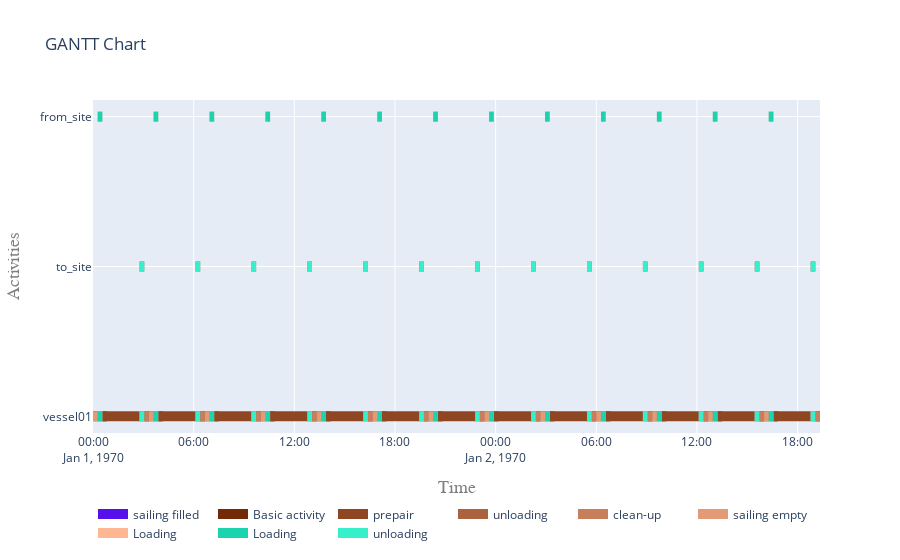

Notebook code cell kept with this figure:
### Code cell
plot.get_gantt_chart([vessel01, from_site, to_site], id_map=[while_activity])

### Figure 1 — Plotly figure (JSON) as saved in the notebook; plotly's stock layout.template omitted (floating-point values rounded to 4 significant figures; data arrays with more than 128 entries replaced by an {"elided": "..."} marker saying what was removed)
{"data": [{"connectgaps": false, "hoverinfo": "y+name", "line": {"color": "rgb(87,15,235)", "width": 10}, "mode": "lines", "name": "sailing filled", "type": "scatter", "x": ["1970-01-01T00:33:20", "1970-01-01T00:33:20", "1970-01-01T00:50:00", "1970-01-01T00:50:00", "1970-01-01T00:50:00", "1970-01-01T03:53:20", "1970-01-01T03:53:20", "1970-01-01T04:10:00", "1970-01-01T04:10:00", "1970-01-01T04:10:00", "1970-01-01T07:13:20", "1970-01-01T07:13:20", "1970-01-01T07:30:00", "1970-01-01T07:30:00", "1970-01-01T07:30:00", "1970-01-01T10:33:20", "1970-01-01T10:33:20", "1970-01-01T10:50:00", "1970-01-01T10:50:00", "1970-01-01T10:50:00", "1970-01-01T13:53:20", "1970-01-01T13:53:20", "1970-01-01T14:10:00", "1970-01-01T14:10:00", "1970-01-01T14:10:00", "1970-01-01T17:13:20", "1970-01-01T17:13:20", "1970-01-01T17:30:00", "1970-01-01T17:30:00", "1970-01-01T17:30:00", "1970-01-01T20:33:20", "1970-01-01T20:33:20", "1970-01-01T20:50:00", "1970-01-01T20:50:00", "1970-01-01T20:50:00", "1970-01-01T23:53:20", "1970-01-01T23:53:20", "1970-01-02T00:10:00", "1970-01-02T00:10:00", "1970-01-02T00:10:00", "1970-01-02T03:13:20", "1970-01-02T03:13:20", "1970-01-02T03:30:00", "1970-01-02T03:30:00", "1970-01-02T03:30:00", "1970-01-02T06:33:20", "1970-01-02T06:33:20", "1970-01-02T06:50:00", "1970-01-02T06:50:00", "1970-01-02T06:50:00", "1970-01-02T09:53:20", "1970-01-02T09:53:20", "1970-01-02T10:10:00", "1970-01-02T10:10:00", "1970-01-02T10:10:00", "1970-01-02T13:13:20", "1970-01-02T13:13:20", "1970-01-02T13:30:00", "1970-01-02T13:30:00", "1970-01-02T13:30:00", "1970-01-02T16:33:20", "1970-01-02T16:33:20", "1970-01-02T16:50:00", "1970-01-02T16:50:00", "1970-01-02T16:50:00"], "y": ["vessel01", "vessel01", "vessel01", "vessel01", null, "vessel01", "vessel01", "vessel01", "vessel01", null, "vessel01", "vessel01", "vessel01", "vessel01", null, "vessel01", "vessel01", "vessel01", "vessel01", null, "vessel01", "vessel01", "vessel01", "vessel01", null, "vessel01", "vessel01", "vessel01", "vessel01", null, "vessel01", "vessel01", "vessel01", "vessel01", null, "vessel01", "vessel01", "vessel01", "vessel01", null, "vessel01", "vessel01", "vessel01", "vessel01", null, "vessel01", "vessel01", "vessel01", "vessel01", null, "vessel01", "vessel01", "vessel01", "vessel01", null, "vessel01", "vessel01", "vessel01", "vessel01", null, "vessel01", "vessel01", "vessel01", "vessel01", null]}, {"connectgaps": false, "hoverinfo": "y+name", "line": {"color": "rgb(115,43,7)", "width": 10}, "mode": "lines", "name": "Basic activity", "type": "scatter", "x": ["1970-01-01T03:03:20", "1970-01-01T03:03:20", "1970-01-01T03:20:00", "1970-01-01T03:20:00", "1970-01-01T03:20:00", "1970-01-01T06:23:20", "1970-01-01T06:23:20", "1970-01-01T06:40:00", "1970-01-01T06:40:00", "1970-01-01T06:40:00", "1970-01-01T09:43:20", "1970-01-01T09:43:20", "1970-01-01T10:00:00", "1970-01-01T10:00:00", "1970-01-01T10:00:00", "1970-01-01T13:03:20", "1970-01-01T13:03:20", "1970-01-01T13:20:00", "1970-01-01T13:20:00", "1970-01-01T13:20:00", "1970-01-01T16:23:20", "1970-01-01T16:23:20", "1970-01-01T16:40:00", "1970-01-01T16:40:00", "1970-01-01T16:40:00", "1970-01-01T19:43:20", "1970-01-01T19:43:20", "1970-01-01T20:00:00", "1970-01-01T20:00:00", "1970-01-01T20:00:00", "1970-01-01T23:03:20", "1970-01-01T23:03:20", "1970-01-01T23:20:00", "1970-01-01T23:20:00", "1970-01-01T23:20:00", "1970-01-02T02:23:20", "1970-01-02T02:23:20", "1970-01-02T02:40:00", "1970-01-02T02:40:00", "1970-01-02T02:40:00", "1970-01-02T05:43:20", "1970-01-02T05:43:20", "1970-01-02T06:00:00", "1970-01-02T06:00:00", "1970-01-02T06:00:00", "1970-01-02T09:03:20", "1970-01-02T09:03:20", "1970-01-02T09:20:00", "1970-01-02T09:20:00", "1970-01-02T09:20:00", "1970-01-02T12:23:20", "1970-01-02T12:23:20", "1970-01-02T12:40:00", "1970-01-02T12:40:00", "1970-01-02T12:40:00", "1970-01-02T15:43:20", "1970-01-02T15:43:20", "1970-01-02T16:00:00", "1970-01-02T16:00:00", "1970-01-02T16:00:00", "1970-01-02T19:03:20", "1970-01-02T19:03:20", "1970-01-02T19:20:00", "1970-01-02T19:20:00", "1970-01-02T19:20:00"], "y": ["vessel01", "vessel01", "vessel01", "vessel01", null, "vessel01", "vessel01", "vessel01", "vessel01", null, "vessel01", "vessel01", "vessel01", "vessel01", null, "vessel01", "vessel01", "vessel01", "vessel01", null, "vessel01", "vessel01", "vessel01", "vessel01", null, "vessel01", "vessel01", "vessel01", "vessel01", null, "vessel01", "vessel01", "vessel01", "vessel01", null, "vessel01", "vessel01", "vessel01", "vessel01", null, "vessel01", "vessel01", "vessel01", "vessel01", null, "vessel01", "vessel01", "vessel01", "vessel01", null, "vessel01", "vessel01", "vessel01", "vessel01", null, "vessel01", "vessel01", "vessel01", "vessel01", null, "vessel01", "vessel01", "vessel01", "vessel01", null]}, {"connectgaps": false, "hoverinfo": "y+name", "line": {"color": "rgb(143,71,35)", "width": 10}, "mode": "lines", "name": "prepair", "type": "scatter", "x": ["1970-01-01T00:00:00", "1970-01-01T00:00:00", "1970-01-01T02:46:40", "1970-01-01T02:46:40", "1970-01-01T02:46:40", "1970-01-01T03:20:00", "1970-01-01T03:20:00", "1970-01-01T06:06:40", "1970-01-01T06:06:40", "1970-01-01T06:06:40", "1970-01-01T06:40:00", "1970-01-01T06:40:00", "1970-01-01T09:26:40", "1970-01-01T09:26:40", "1970-01-01T09:26:40", "1970-01-01T10:00:00", "1970-01-01T10:00:00", "1970-01-01T12:46:40", "1970-01-01T12:46:40", "1970-01-01T12:46:40", "1970-01-01T13:20:00", "1970-01-01T13:20:00", "1970-01-01T16:06:40", "1970-01-01T16:06:40", "1970-01-01T16:06:40", "1970-01-01T16:40:00", "1970-01-01T16:40:00", "1970-01-01T19:26:40", "1970-01-01T19:26:40", "1970-01-01T19:26:40", "1970-01-01T20:00:00", "1970-01-01T20:00:00", "1970-01-01T22:46:40", "1970-01-01T22:46:40", "1970-01-01T22:46:40", "1970-01-01T23:20:00", "1970-01-01T23:20:00", "1970-01-02T02:06:40", "1970-01-02T02:06:40", "1970-01-02T02:06:40", "1970-01-02T02:40:00", "1970-01-02T02:40:00", "1970-01-02T05:26:40", "1970-01-02T05:26:40", "1970-01-02T05:26:40", "1970-01-02T06:00:00", "1970-01-02T06:00:00", "1970-01-02T08:46:40", "1970-01-02T08:46:40", "1970-01-02T08:46:40", "1970-01-02T09:20:00", "1970-01-02T09:20:00", "1970-01-02T12:06:40", "1970-01-02T12:06:40", "1970-01-02T12:06:40", "1970-01-02T12:40:00", "1970-01-02T12:40:00", "1970-01-02T15:26:40", "1970-01-02T15:26:40", "1970-01-02T15:26:40", "1970-01-02T16:00:00", "1970-01-02T16:00:00", "1970-01-02T18:46:40", "1970-01-02T18:46:40", "1970-01-02T18:46:40"], "y": ["vessel01", "vessel01", "vessel01", "vessel01", null, "vessel01", "vessel01", "vessel01", "vessel01", null, "vessel01", "vessel01", "vessel01", "vessel01", null, "vessel01", "vessel01", "vessel01", "vessel01", null, "vessel01", "vessel01", "vessel01", "vessel01", null, "vessel01", "vessel01", "vessel01", "vessel01", null, "vessel01", "vessel01", "vessel01", "vessel01", null, "vessel01", "vessel01", "vessel01", "vessel01", null, "vessel01", "vessel01", "vessel01", "vessel01", null, "vessel01", "vessel01", "vessel01", "vessel01", null, "vessel01", "vessel01", "vessel01", "vessel01", null, "vessel01", "vessel01", "vessel01", "vessel01", null, "vessel01", "vessel01", "vessel01", "vessel01", null]}, {"connectgaps": false, "hoverinfo": "y+name", "line": {"color": "rgb(171,99,63)", "width": 10}, "mode": "lines", "name": "unloading", "type": "scatter", "x": {"elided": "130 str values"}, "y": {"elided": "130 str values"}}, {"connectgaps": false, "hoverinfo": "y+name", "line": {"color": "rgb(199,127,91)", "width": 10}, "mode": "lines", "name": "clean-up", "type": "scatter", "x": ["1970-01-01T03:03:20", "1970-01-01T03:03:20", "1970-01-01T03:20:00", "1970-01-01T03:20:00", "1970-01-01T03:20:00", "1970-01-01T06:23:20", "1970-01-01T06:23:20", "1970-01-01T06:40:00", "1970-01-01T06:40:00", "1970-01-01T06:40:00", "1970-01-01T09:43:20", "1970-01-01T09:43:20", "1970-01-01T10:00:00", "1970-01-01T10:00:00", "1970-01-01T10:00:00", "1970-01-01T13:03:20", "1970-01-01T13:03:20", "1970-01-01T13:20:00", "1970-01-01T13:20:00", "1970-01-01T13:20:00", "1970-01-01T16:23:20", "1970-01-01T16:23:20", "1970-01-01T16:40:00", "1970-01-01T16:40:00", "1970-01-01T16:40:00", "1970-01-01T19:43:20", "1970-01-01T19:43:20", "1970-01-01T20:00:00", "1970-01-01T20:00:00", "1970-01-01T20:00:00", "1970-01-01T23:03:20", "1970-01-01T23:03:20", "1970-01-01T23:20:00", "1970-01-01T23:20:00", "1970-01-01T23:20:00", "1970-01-02T02:23:20", "1970-01-02T02:23:20", "1970-01-02T02:40:00", "1970-01-02T02:40:00", "1970-01-02T02:40:00", "1970-01-02T05:43:20", "1970-01-02T05:43:20", "1970-01-02T06:00:00", "1970-01-02T06:00:00", "1970-01-02T06:00:00", "1970-01-02T09:03:20", "1970-01-02T09:03:20", "1970-01-02T09:20:00", "1970-01-02T09:20:00", "1970-01-02T09:20:00", "1970-01-02T12:23:20", "1970-01-02T12:23:20", "1970-01-02T12:40:00", "1970-01-02T12:40:00", "1970-01-02T12:40:00", "1970-01-02T15:43:20", "1970-01-02T15:43:20", "1970-01-02T16:00:00", "1970-01-02T16:00:00", "1970-01-02T16:00:00", "1970-01-02T19:03:20", "1970-01-02T19:03:20", "1970-01-02T19:20:00", "1970-01-02T19:20:00", "1970-01-02T19:20:00"], "y": ["vessel01", "vessel01", "vessel01", "vessel01", null, "vessel01", "vessel01", "vessel01", "vessel01", null, "vessel01", "vessel01", "vessel01", "vessel01", null, "vessel01", "vessel01", "vessel01", "vessel01", null, "vessel01", "vessel01", "vessel01", "vessel01", null, "vessel01", "vessel01", "vessel01", "vessel01", null, "vessel01", "vessel01", "vessel01", "vessel01", null, "vessel01", "vessel01", "vessel01", "vessel01", null, "vessel01", "vessel01", "vessel01", "vessel01", null, "vessel01", "vessel01", "vessel01", "vessel01", null, "vessel01", "vessel01", "vessel01", "vessel01", null, "vessel01", "vessel01", "vessel01", "vessel01", null, "vessel01", "vessel01", "vessel01", "vessel01", null]}, {"connectgaps": false, "hoverinfo": "y+name", "line": {"color": "rgb(227,155,119)", "width": 10}, "mode": "lines", "name": "sailing empty", "type": "scatter", "x": ["1970-01-01T00:00:00", "1970-01-01T00:00:00", "1970-01-01T00:16:40", "1970-01-01T00:16:40", "1970-01-01T00:16:40", "1970-01-01T03:20:00", "1970-01-01T03:20:00", "1970-01-01T03:36:40", "1970-01-01T03:36:40", "1970-01-01T03:36:40", "1970-01-01T06:40:00", "1970-01-01T06:40:00", "1970-01-01T06:56:40", "1970-01-01T06:56:40", "1970-01-01T06:56:40", "1970-01-01T10:00:00", "1970-01-01T10:00:00", "1970-01-01T10:16:40", "1970-01-01T10:16:40", "1970-01-01T10:16:40", "1970-01-01T13:20:00", "1970-01-01T13:20:00", "1970-01-01T13:36:40", "1970-01-01T13:36:40", "1970-01-01T13:36:40", "1970-01-01T16:40:00", "1970-01-01T16:40:00", "1970-01-01T16:56:40", "1970-01-01T16:56:40", "1970-01-01T16:56:40", "1970-01-01T20:00:00", "1970-01-01T20:00:00", "1970-01-01T20:16:40", "1970-01-01T20:16:40", "1970-01-01T20:16:40", "1970-01-01T23:20:00", "1970-01-01T23:20:00", "1970-01-01T23:36:40", "1970-01-01T23:36:40", "1970-01-01T23:36:40", "1970-01-02T02:40:00", "1970-01-02T02:40:00", "1970-01-02T02:56:40", "1970-01-02T02:56:40", "1970-01-02T02:56:40", "1970-01-02T06:00:00", "1970-01-02T06:00:00", "1970-01-02T06:16:40", "1970-01-02T06:16:40", "1970-01-02T06:16:40", "1970-01-02T09:20:00", "1970-01-02T09:20:00", "1970-01-02T09:36:40", "1970-01-02T09:36:40", "1970-01-02T09:36:40", "1970-01-02T12:40:00", "1970-01-02T12:40:00", "1970-01-02T12:56:40", "1970-01-02T12:56:40", "1970-01-02T12:56:40", "1970-01-02T16:00:00", "1970-01-02T16:00:00", "1970-01-02T16:16:40", "1970-01-02T16:16:40", "1970-01-02T16:16:40"], "y": ["vessel01", "vessel01", "vessel01", "vessel01", null, "vessel01", "vessel01", "vessel01", "vessel01", null, "vessel01", "vessel01", "vessel01", "vessel01", null, "vessel01", "vessel01", "vessel01", "vessel01", null, "vessel01", "vessel01", "vessel01", "vessel01", null, "vessel01", "vessel01", "vessel01", "vessel01", null, "vessel01", "vessel01", "vessel01", "vessel01", null, "vessel01", "vessel01", "vessel01", "vessel01", null, "vessel01", "vessel01", "vessel01", "vessel01", null, "vessel01", "vessel01", "vessel01", "vessel01", null, "vessel01", "vessel01", "vessel01", "vessel01", null, "vessel01", "vessel01", "vessel01", "vessel01", null, "vessel01", "vessel01", "vessel01", "vessel01", null]}, {"connectgaps": false, "hoverinfo": "y+name", "line": {"color": "rgb(255,183,147)", "width": 10}, "mode": "lines", "name": "Loading", "type": "scatter", "x": {"elided": "130 str values"}, "y": {"elided": "130 str values"}}, {"connectgaps": false, "hoverinfo": "y+name", "line": {"color": "rgb(27,211,175)", "width": 10}, "mode": "lines", "name": "Loading", "type": "scatter", "x": {"elided": "130 str values"}, "y": {"elided": "130 str values"}}, {"connectgaps": false, "hoverinfo": "y+name", "line": {"color": "rgb(55,239,203)", "width": 10}, "mode": "lines", "name": "unloading", "type": "scatter", "x": {"elided": "130 str values"}, "y": {"elided": "130 str values"}}], "layout": {"hovermode": "closest", "legend": {"orientation": "h", "x": 0, "y": -0.2}, "title": {"text": "GANTT Chart"}, "xaxis": {"range": ["1970-01-01T00:00:00", "1970-01-02T19:20:00"], "title": {"font": {"color": "#7f7f7f", "family": "Courier New, monospace", "size": 18}, "text": "Time"}}, "yaxis": {"title": {"font": {"color": "#7f7f7f", "family": "Courier New, monospace", "size": 18}, "text": "Activities"}}}}
